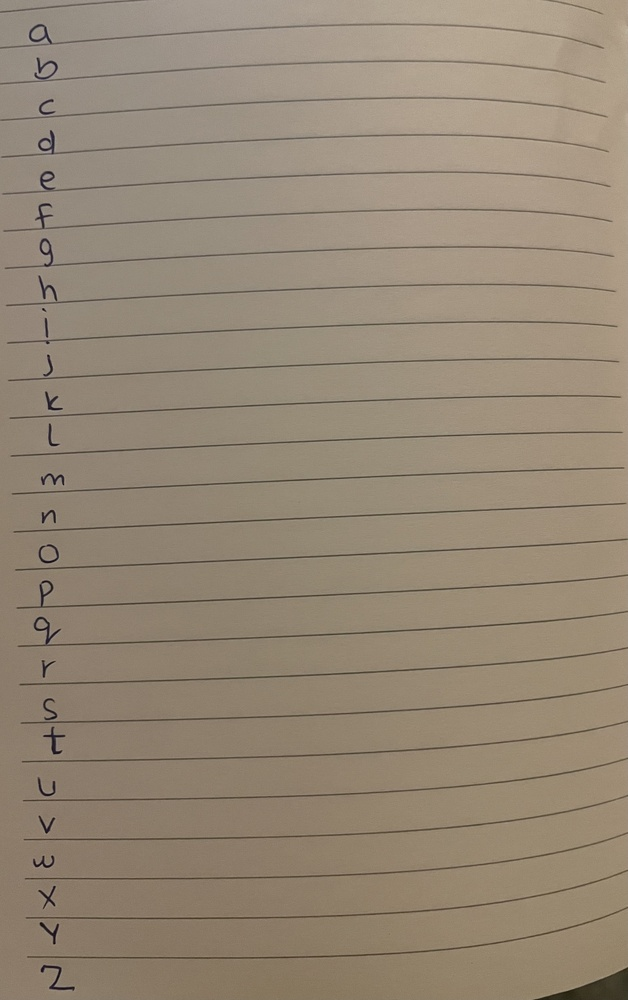
#> input picture IMG_8589.jpeg, 628 x 1000 px, shrunk from 2373 x 3779 before the run
$ python test.py --input IMG_8589.jpeg
#> lines starting #> are read from the running program, lines starting #| are printed output that depends on the picture; after the words box and inside, x2 and y2 are one past the last pixel; in counts of white or black regions, pixels touching at a corner belong together


import argparse
import csv
import os

import cv2
import numpy as np


# ---------------------------------------------------------------------------
# 1. Preprocessing
# ---------------------------------------------------------------------------

def preprocess(image_path: str) -> np.ndarray:
    """Load image, denoise, and binarize so ink = white(255), background = black(0)."""
#> called with image_path = 'IMG_8589.jpeg'
    img = cv2.imread(image_path)
#> img is the input picture: shape (1000, 628, 3); mean B, G, R 117.2, 135.5, 149.5
    if img is None:
        raise FileNotFoundError(f"Could not read image: {image_path}")

    gray = cv2.cvtColor(img, cv2.COLOR_BGR2GRAY)
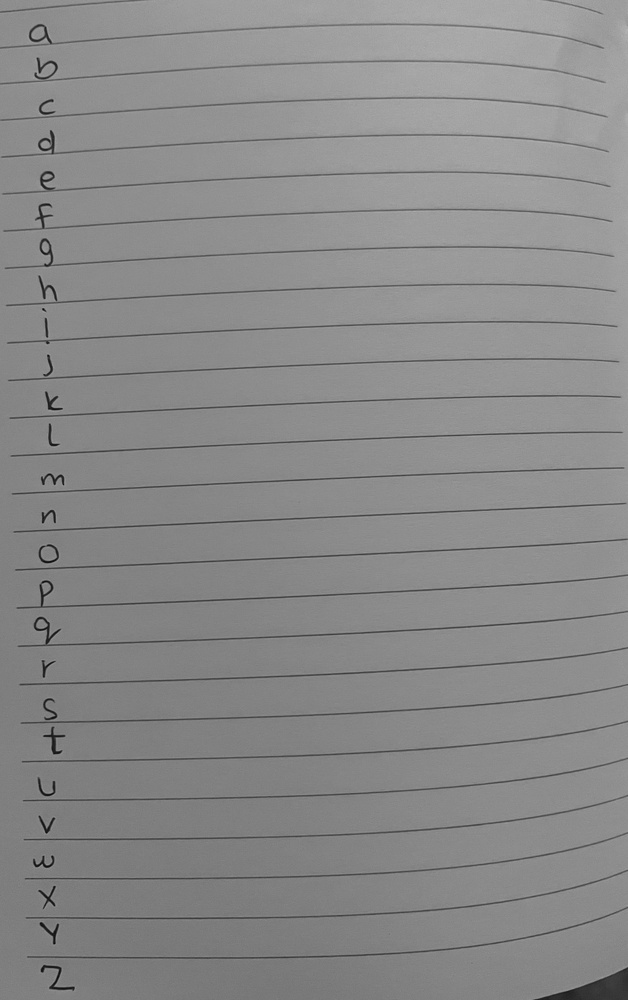
#> gray: shape (1000, 628); min 6, max 180, mean 137.6
    gray = cv2.GaussianBlur(gray, (3, 3), 0)

    # Otsu's threshold, inverted so ink is white on a black background
    _, binary = cv2.threshold(
        gray, 0, 255, cv2.THRESH_BINARY_INV + cv2.THRESH_OTSU
    )
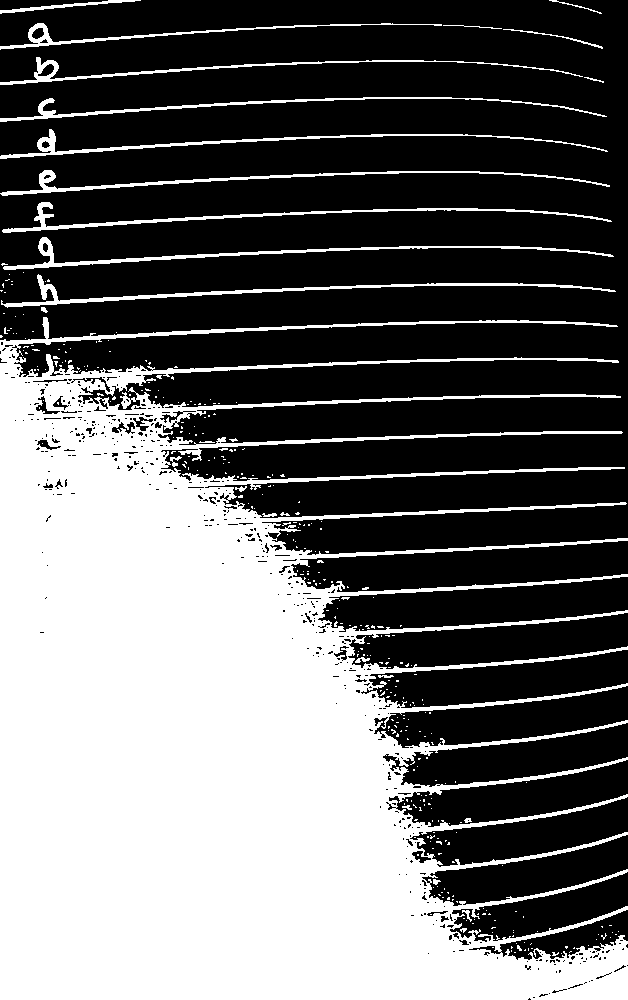
#> binary: shape (1000, 628); 40.8% white; 354 white regions (327 under 20 px), largest, box (x1, y1, x2, y2) and area: (0, 317, 628, 1000) 239495, (1, 274, 616, 308) 2174, (3, 237, 614, 270) 2032

    # Remove small speckle noise (dust, scan artifacts)
    kernel = cv2.getStructuringElement(cv2.MORPH_ELLIPSE, (2, 2))
    binary = cv2.morphologyEx(binary, cv2.MORPH_OPEN, kernel)
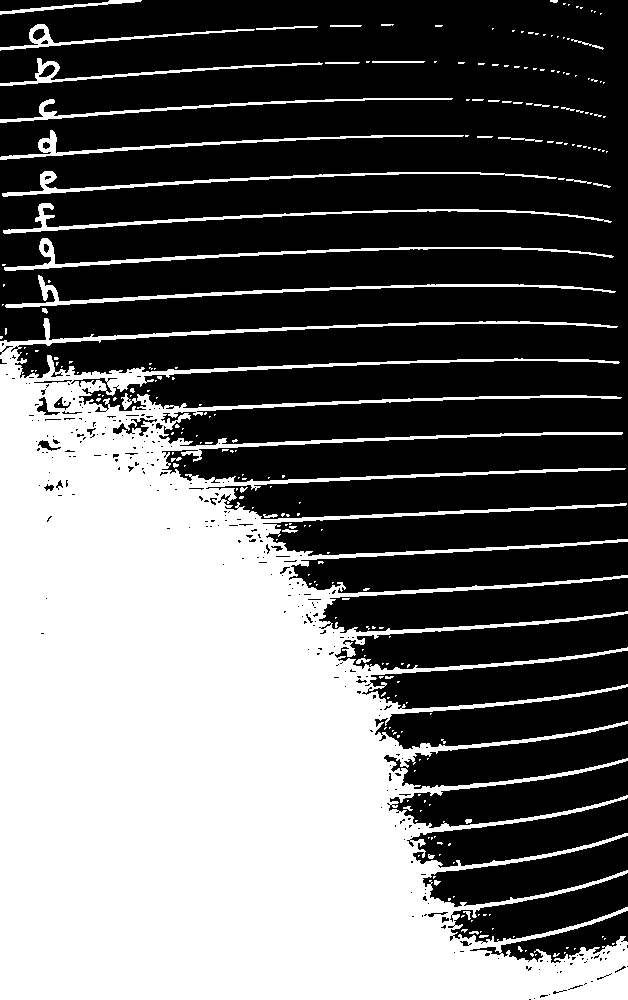
#> binary: shape (1000, 628); 40.6% white; 244 white regions (204 under 20 px), largest, box (x1, y1, x2, y2) and area: (0, 318, 628, 1000) 239080, (5, 275, 616, 308) 2164, (4, 238, 614, 271) 2034

    return binary


# ---------------------------------------------------------------------------
# 2. Line segmentation (horizontal projection profile)
# ---------------------------------------------------------------------------

def segment_lines(binary: np.ndarray, min_line_height: int = 8, gap_tolerance: int = 3):
    """Return list of (y_start, y_end) for each detected line of text."""
#> called with min_line_height = 8, gap_tolerance = 3
    row_has_ink = np.sum(binary, axis=1) > 0

    lines = []
    in_line = False
    start = 0
    gap_count = 0

    for y, has_ink in enumerate(row_has_ink):
        if has_ink:
            if not in_line:
                start = y
                in_line = True
            gap_count = 0
        else:
            if in_line:
                gap_count += 1
                if gap_count > gap_tolerance:
                    end = y - gap_count + 1
                    if end - start >= min_line_height:
                        lines.append((max(start - 2, 0), min(end + 2, binary.shape[0])))
                    in_line = False
                    gap_count = 0
#> this loop made 1000 passes
#> (has_ink, in_line) on passes 1, 25, 59: (True, True), (True, True), (True, True)
#> after the loop, end = 314; in_line = True; lines = [(0, 17), (22, 53), (56, 88), (96, 125), (128, 162), (169, 199), (201, 236), (236, 273), (273, 316)]; start = 318

    if in_line:
        end = len(row_has_ink)
#> end = 1000
        if end - start >= min_line_height:
            lines.append((max(start - 2, 0), min(end + 2, binary.shape[0])))

    return lines


# ---------------------------------------------------------------------------
# 3. Word segmentation within a line (vertical projection, bigger gaps = word break)
# ---------------------------------------------------------------------------

def segment_words(line_img: np.ndarray, word_gap_threshold: int = 15):
    """Return list of (x_start, x_end) for each word in a line image."""
    col_has_ink = np.sum(line_img, axis=0) > 0

    runs = []
    in_run = False
    start = 0
    for x, has_ink in enumerate(col_has_ink):
        if has_ink and not in_run:
            start = x
            in_run = True
        elif not has_ink and in_run:
            runs.append((start, x))
            in_run = False
    if in_run:
        runs.append((start, len(col_has_ink)))

    if not runs:
        return []

    # Merge runs into words based on gap size
    words = [list(runs[0])]
    for (s, e) in runs[1:]:
        prev_end = words[-1][1]
        if s - prev_end <= word_gap_threshold:
            words[-1][1] = e
        else:
            words.append([s, e])

    return [tuple(w) for w in words]


# ---------------------------------------------------------------------------
# 4. Character segmentation within a word (contour-based, with diacritic merge)
# ---------------------------------------------------------------------------

def segment_characters(word_img: np.ndarray, min_char_area: int = 20):
    """
    Find individual character contours within a word image.
    Merges small blobs (dots on i/j, crossbars) into the nearest stem below/above
    them so they don't get saved as orphan fragments.
    """
    contours, _ = cv2.findContours(
        word_img, cv2.RETR_EXTERNAL, cv2.CHAIN_APPROX_SIMPLE
    )

    boxes = []
    for c in contours:
        x, y, w, h = cv2.boundingRect(c)
        if w * h >= min_char_area:
            boxes.append([x, y, w, h])

    if not boxes:
        return []

    boxes.sort(key=lambda b: b[0])  # left to right

    heights = [b[3] for b in boxes]
    median_h = np.median(heights) if heights else 0

    merged = []
    used = [False] * len(boxes)

    for i, box in enumerate(boxes):
        if used[i]:
            continue
        x, y, w, h = box
        is_small = h < median_h * 0.45 and w < median_h * 0.6

        if is_small:
            best_j, best_dist = None, float("inf")
            for j, other in enumerate(boxes):
                if i == j or used[j]:
                    continue
                ox, oy, ow, oh = other
                overlap = min(x + w, ox + ow) - max(x, ox)
                if overlap > 0:
                    dist = abs(y - oy)
                    if dist < best_dist:
                        best_dist = dist
                        best_j = j

            if best_j is not None:
                ox, oy, ow, oh = boxes[best_j]
                nx = min(x, ox)
                ny = min(y, oy)
                nx2 = max(x + w, ox + ow)
                ny2 = max(y + h, oy + oh)
                merged.append([nx, ny, nx2 - nx, ny2 - ny])
                used[i] = True
                used[best_j] = True
                continue

        merged.append(box)
        used[i] = True

    merged.sort(key=lambda b: b[0])
    return merged


# ---------------------------------------------------------------------------
# 5. Cropping + saving as transparent PNG
# ---------------------------------------------------------------------------

def save_character_png(binary_full: np.ndarray, box, out_path: str, padding: int = 4):
    """Crop a character from the binary (ink=white) image and save as a
    transparent PNG (alpha channel = ink mask), ready for compositing later."""
    x, y, w, h = box
    x0 = max(x - padding, 0)
    y0 = max(y - padding, 0)
    x1 = min(x + w + padding, binary_full.shape[1])
    y1 = min(y + h + padding, binary_full.shape[0])

    crop = binary_full[y0:y1, x0:x1]

    rgba = np.zeros((crop.shape[0], crop.shape[1], 4), dtype=np.uint8)
    rgba[..., 0] = 20   # R
    rgba[..., 1] = 20   # G
    rgba[..., 2] = 20   # B  (near-black ink; tweak per pen color later)
    rgba[..., 3] = crop  # alpha channel follows the ink mask

    cv2.imwrite(out_path, rgba)


# ---------------------------------------------------------------------------
# 6. Full pipeline
# ---------------------------------------------------------------------------

def segment_handwriting(image_path: str, output_dir: str):
    os.makedirs(output_dir, exist_ok=True)
    binary = preprocess(image_path)

    lines = segment_lines(binary)
#> lines = [(0, 17), (22, 53), (56, 88), (96, 125), (128, 162), (169, 199), (201, 236), (236, 273), (273, 316), (316, 1000)]
    print(f"Detected {len(lines)} line(s) of text.")
#| Detected 10 line(s) of text.

    manifest_rows = []

    for line_idx, (y0, y1) in enumerate(lines, start=1):
        line_img = binary[y0:y1, :]
        words = segment_words(line_img)

        for word_idx, (x0, x1) in enumerate(words, start=1):
            word_img = line_img[:, x0:x1]
            chars = segment_characters(word_img)

            for char_idx, (cx, cy, cw, ch) in enumerate(chars, start=1):
                abs_box = (x0 + cx, y0 + cy, cw, ch)

                filename = f"line{line_idx:02d}_word{word_idx:02d}_char{char_idx:02d}.png"
                out_path = os.path.join(output_dir, filename)

                save_character_png(binary, abs_box, out_path)

                manifest_rows.append({
                    "filename": filename,
                    "line": line_idx,
                    "word": word_idx,
                    "char_index_in_word": char_idx,
                    "x": abs_box[0],
                    "y": abs_box[1],
                    "width": abs_box[2],
                    "height": abs_box[3],
                })
#> this loop made 10 passes
#> words on passes 5 to 9: [(0, 608)], [(2, 611)], [(3, 612)], [(2, 614)], [(2, 616)]
#> words on passes 1 to 3: [(0, 142), (550, 602)], [(0, 362), (381, 394), (435, 443), (492, 494), (512, 604)], [(0, 437), (458, 605)]
#> pass 2, in segment_handwriting, `line_img = binary[y0:y1, :]`:
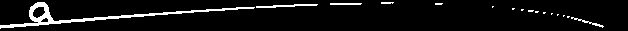
#> line_img: shape (31, 628); 6.6% white; 16 white regions (11 under 20 px), largest, box (x1, y1, x2, y2) and area: (0, 2, 255, 29) 945, (256, 4, 318, 8) 127, (571, 17, 604, 28) 65, (330, 3, 362, 5) 63, (381, 2, 394, 4) 24
#> pass 2, in save_character_png (call 3), `crop = binary_full[y0:y1, x0:x1]`:
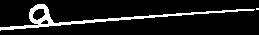
#> crop: shape (35, 259); 10.5% white; 2 white regions (1 under 20 px), largest, box (x1, y1, x2, y2) and area: (0, 4, 255, 31) 945
#> pass 3, in segment_handwriting, `line_img = binary[y0:y1, :]`:
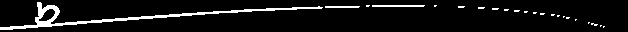
#> line_img: shape (32, 628); 7.2% white; 22 white regions (19 under 20 px), largest, box (x1, y1, x2, y2) and area: (0, 2, 323, 30) 1135, (372, 5, 425, 7) 105, (325, 6, 360, 8) 69
#> after the loop:
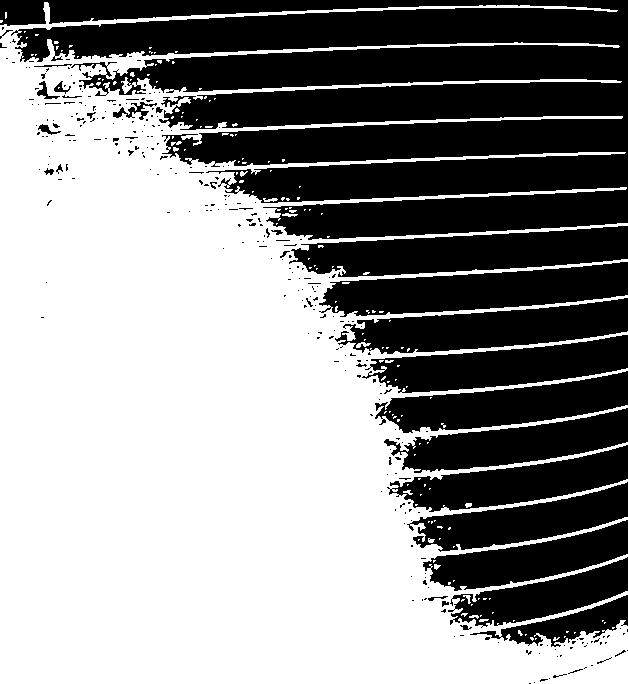
#> line_img: shape (684, 628); 56% white; 305 black regions (274 under 20 px), largest, box (x1, y1, x2, y2) and area: (0, 0, 628, 240) 101214, (289, 226, 628, 277) 11067, (319, 262, 628, 317) 10358
#> after the loop, manifest_rows = 58 items

    manifest_path = os.path.join(output_dir, "manifest.csv")
    with open(manifest_path, "w", newline="") as f:
        writer = csv.DictWriter(
            f,
            fieldnames=["filename", "line", "word", "char_index_in_word",
                        "x", "y", "width", "height"],
        )
        writer.writeheader()
        writer.writerows(manifest_rows)

    print(f"Saved {len(manifest_rows)} character images to '{output_dir}'.")
#| Saved 58 character images to './chars'.
    print(f"Manifest written to '{manifest_path}'.")
#| Manifest written to './chars/manifest.csv'.


# ---------------------------------------------------------------------------
# CLI entry point
# ---------------------------------------------------------------------------

if __name__ == "__main__":
    parser = argparse.ArgumentParser(description="Segment handwriting image into character PNGs.")
    parser.add_argument("--input", required=True, help="Path to the handwriting image.")
    parser.add_argument("--output_dir", default="./chars", help="Directory to save character PNGs + manifest.")
    args = parser.parse_args()

    segment_handwriting(args.input, args.output_dir)

$ run again, on IMG_8591.jpeg
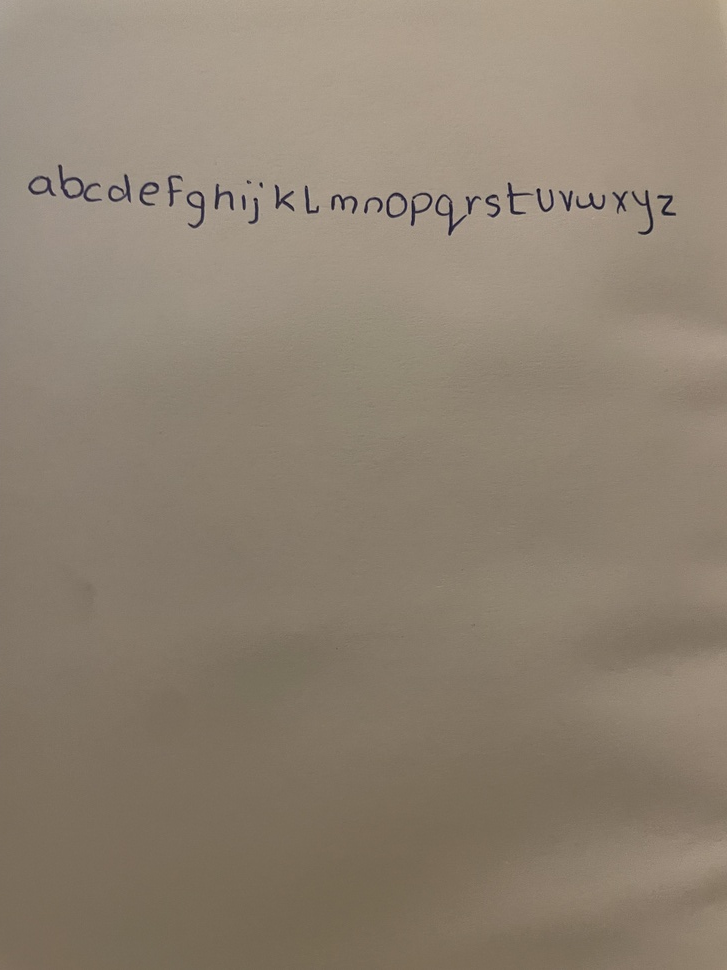
#> input picture IMG_8591.jpeg, 727 x 970 px, shrunk from 3024 x 4032 before the run
#> in preprocess, img is the input picture: shape (970, 727, 3); mean B, G, R 113.8, 129.7, 142.3
#> in preprocess, `binary = cv2.morphologyEx(binary, cv2.MORPH_OPEN, kernel)`:
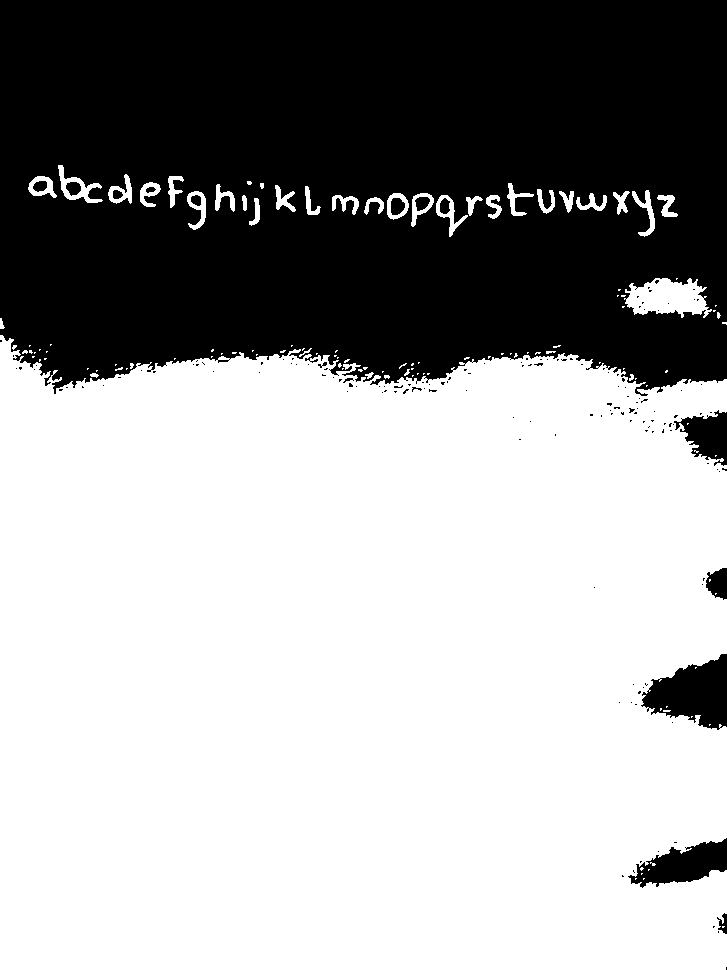
#> binary: shape (970, 727); 62% white; 155 black regions (138 under 20 px), largest, box (x1, y1, x2, y2) and area: (0, 0, 727, 396) 257532, (641, 654, 727, 730) 4011, (628, 838, 727, 888) 2648
#> the loop in segment_lines, `for y, has_ink in enumerate(row_has_ink):` made 970 passes
#> (start, in_line) on pass 166: (165, True)
#> after the loop in segment_lines, `for y, has_ink in enumerate(row_has_ink):`: end = 329; in_line = True; lines = [(163, 239), (276, 331)]; start = 335
#> in segment_lines, `end = len(row_has_ink)`: end = 970
#> in segment_handwriting, `lines = segment_lines(binary)`: lines = [(163, 239), (276, 331), (333, 970)]
#| Detected 3 line(s) of text.
#> the loop in segment_handwriting, `for line_idx, (y0, y1) in enumerate(lines, start=1):` made 3 passes
#> words on pass 1: [(28, 678)]
#> after the loop in segment_handwriting, `for line_idx, (y0, y1) in enumerate(lines, start=1):`:
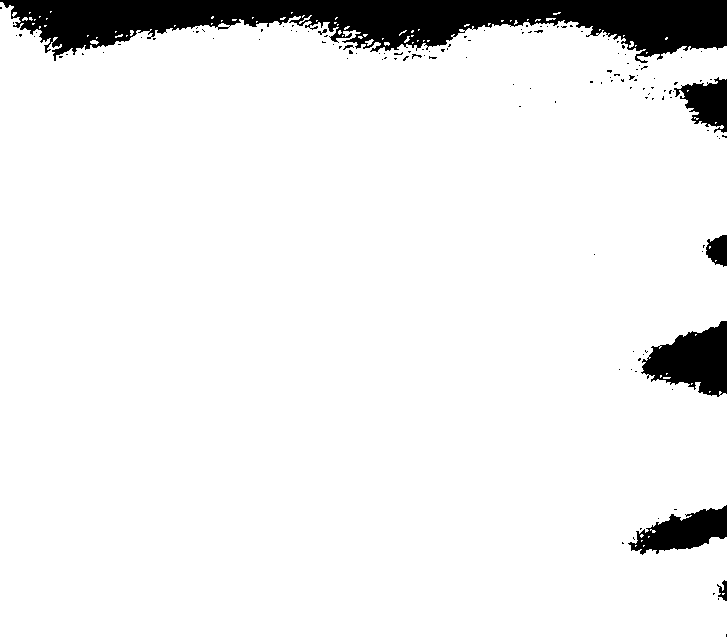
#> line_img: shape (637, 727); 92.5% white; 135 black regions (126 under 20 px), largest, box (x1, y1, x2, y2) and area: (0, 0, 727, 63) 25121, (641, 321, 727, 397) 4011, (628, 505, 727, 555) 2648
#> after the loop in segment_handwriting, `for line_idx, (y0, y1) in enumerate(lines, start=1):`: manifest_rows = 47 items
#| Saved 47 character images to './chars'.
#| Manifest written to './chars/manifest.csv'.
